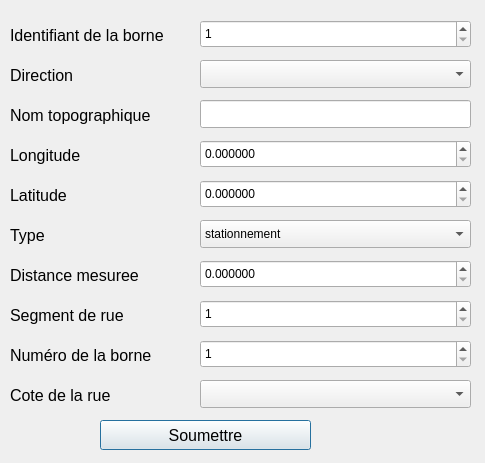
<?xml version="1.0" encoding="UTF-8"?>
<ui version="4.0">
 <class>AjouterBorneStationnementInterface</class>
 <widget class="QDialog" name="AjouterBorneStationnementInterface">
  <property name="geometry">
   <rect>
    <x>0</x>
    <y>0</y>
    <width>485</width>
    <height>463</height>
   </rect>
  </property>
  <property name="windowTitle">
   <string>Ajouter Borne de Stationnement </string>
  </property>
  <widget class="QLabel" name="lbIdentifiant">
   <property name="geometry">
    <rect>
     <x>10</x>
     <y>20</y>
     <width>171</width>
     <height>31</height>
    </rect>
   </property>
   <property name="text">
    <string>&lt;html&gt;&lt;head/&gt;&lt;body&gt;&lt;p&gt;&lt;span style=&quot; font-size:12pt;&quot;&gt;Identifiant de la borne&lt;/span&gt;&lt;/p&gt;&lt;/body&gt;&lt;/html&gt;</string>
   </property>
  </widget>
  <widget class="QSpinBox" name="txtIdentifiant">
   <property name="geometry">
    <rect>
     <x>200</x>
     <y>20</y>
     <width>271</width>
     <height>28</height>
    </rect>
   </property>
   <property name="minimum">
    <number>1</number>
   </property>
   <property name="maximum">
    <number>1000000000</number>
   </property>
  </widget>
  <widget class="QLabel" name="lbDirection">
   <property name="geometry">
    <rect>
     <x>10</x>
     <y>60</y>
     <width>171</width>
     <height>31</height>
    </rect>
   </property>
   <property name="text">
    <string>&lt;html&gt;&lt;head/&gt;&lt;body&gt;&lt;p&gt;&lt;span style=&quot; font-size:12pt;&quot;&gt;Direction&lt;/span&gt;&lt;/p&gt;&lt;/body&gt;&lt;/html&gt;</string>
   </property>
  </widget>
  <widget class="QLabel" name="lbNomTopo">
   <property name="geometry">
    <rect>
     <x>10</x>
     <y>100</y>
     <width>171</width>
     <height>31</height>
    </rect>
   </property>
   <property name="text">
    <string>&lt;html&gt;&lt;head/&gt;&lt;body&gt;&lt;p&gt;&lt;span style=&quot; font-size:12pt;&quot;&gt;Nom topographique&lt;/span&gt;&lt;/p&gt;&lt;/body&gt;&lt;/html&gt;</string>
   </property>
  </widget>
  <widget class="QLabel" name="lbLongitude">
   <property name="geometry">
    <rect>
     <x>10</x>
     <y>140</y>
     <width>171</width>
     <height>31</height>
    </rect>
   </property>
   <property name="text">
    <string>&lt;html&gt;&lt;head/&gt;&lt;body&gt;&lt;p&gt;&lt;span style=&quot; font-size:12pt;&quot;&gt;Longitude&lt;/span&gt;&lt;/p&gt;&lt;/body&gt;&lt;/html&gt;</string>
   </property>
  </widget>
  <widget class="QLabel" name="lbLatitude">
   <property name="geometry">
    <rect>
     <x>10</x>
     <y>180</y>
     <width>171</width>
     <height>31</height>
    </rect>
   </property>
   <property name="text">
    <string>&lt;html&gt;&lt;head/&gt;&lt;body&gt;&lt;p&gt;&lt;span style=&quot; font-size:12pt;&quot;&gt;Latitude&lt;/span&gt;&lt;/p&gt;&lt;/body&gt;&lt;/html&gt;</string>
   </property>
  </widget>
  <widget class="QComboBox" name="comboDirection">
   <property name="geometry">
    <rect>
     <x>200</x>
     <y>60</y>
     <width>271</width>
     <height>28</height>
    </rect>
   </property>
   <item>
    <property name="text">
     <string/>
    </property>
   </item>
   <item>
    <property name="text">
     <string>Nord</string>
    </property>
   </item>
   <item>
    <property name="text">
     <string>Sud</string>
    </property>
   </item>
   <item>
    <property name="text">
     <string>Est</string>
    </property>
   </item>
   <item>
    <property name="text">
     <string>Ouest</string>
    </property>
   </item>
   <item>
    <property name="text">
     <string>null</string>
    </property>
   </item>
  </widget>
  <widget class="QLabel" name="lbType">
   <property name="geometry">
    <rect>
     <x>10</x>
     <y>220</y>
     <width>171</width>
     <height>31</height>
    </rect>
   </property>
   <property name="text">
    <string>&lt;html&gt;&lt;head/&gt;&lt;body&gt;&lt;p&gt;&lt;span style=&quot; font-size:12pt;&quot;&gt;Type&lt;/span&gt;&lt;/p&gt;&lt;/body&gt;&lt;/html&gt;</string>
   </property>
  </widget>
  <widget class="QLabel" name="lbDistance">
   <property name="geometry">
    <rect>
     <x>10</x>
     <y>260</y>
     <width>171</width>
     <height>31</height>
    </rect>
   </property>
   <property name="text">
    <string>&lt;html&gt;&lt;head/&gt;&lt;body&gt;&lt;p&gt;&lt;span style=&quot; font-size:12pt;&quot;&gt;Distance mesuree&lt;/span&gt;&lt;/p&gt;&lt;/body&gt;&lt;/html&gt;</string>
   </property>
  </widget>
  <widget class="QLabel" name="lbNumBorne">
   <property name="geometry">
    <rect>
     <x>10</x>
     <y>340</y>
     <width>171</width>
     <height>31</height>
    </rect>
   </property>
   <property name="text">
    <string>&lt;html&gt;&lt;head/&gt;&lt;body&gt;&lt;p&gt;&lt;span style=&quot; font-size:12pt;&quot;&gt;Numéro de la borne&lt;/span&gt;&lt;/p&gt;&lt;/body&gt;&lt;/html&gt;</string>
   </property>
  </widget>
  <widget class="QLabel" name="lbSegment">
   <property name="geometry">
    <rect>
     <x>10</x>
     <y>300</y>
     <width>171</width>
     <height>31</height>
    </rect>
   </property>
   <property name="text">
    <string>&lt;html&gt;&lt;head/&gt;&lt;body&gt;&lt;p&gt;&lt;span style=&quot; font-size:12pt;&quot;&gt;Segment de rue&lt;/span&gt;&lt;/p&gt;&lt;/body&gt;&lt;/html&gt;</string>
   </property>
  </widget>
  <widget class="QLabel" name="lbCote">
   <property name="geometry">
    <rect>
     <x>10</x>
     <y>380</y>
     <width>171</width>
     <height>31</height>
    </rect>
   </property>
   <property name="text">
    <string>&lt;html&gt;&lt;head/&gt;&lt;body&gt;&lt;p&gt;&lt;span style=&quot; font-size:12pt;&quot;&gt;Cote de la rue&lt;/span&gt;&lt;/p&gt;&lt;/body&gt;&lt;/html&gt;</string>
   </property>
  </widget>
  <widget class="QLineEdit" name="txtNomTopo">
   <property name="geometry">
    <rect>
     <x>200</x>
     <y>100</y>
     <width>271</width>
     <height>28</height>
    </rect>
   </property>
  </widget>
  <widget class="QDoubleSpinBox" name="txtLongitude">
   <property name="geometry">
    <rect>
     <x>200</x>
     <y>140</y>
     <width>271</width>
     <height>28</height>
    </rect>
   </property>
   <property name="decimals">
    <number>6</number>
   </property>
   <property name="maximum">
    <double>1000000000000.000000000000000</double>
   </property>
  </widget>
  <widget class="QDoubleSpinBox" name="txtLatitude">
   <property name="geometry">
    <rect>
     <x>200</x>
     <y>180</y>
     <width>271</width>
     <height>28</height>
    </rect>
   </property>
   <property name="decimals">
    <number>6</number>
   </property>
   <property name="maximum">
    <double>1000000000000.000000000000000</double>
   </property>
  </widget>
  <widget class="QComboBox" name="comboType">
   <property name="geometry">
    <rect>
     <x>200</x>
     <y>220</y>
     <width>271</width>
     <height>28</height>
    </rect>
   </property>
   <item>
    <property name="text">
     <string>stationnement</string>
    </property>
   </item>
   <item>
    <property name="text">
     <string>paiement</string>
    </property>
   </item>
  </widget>
  <widget class="QDoubleSpinBox" name="txtDistance">
   <property name="geometry">
    <rect>
     <x>200</x>
     <y>260</y>
     <width>271</width>
     <height>28</height>
    </rect>
   </property>
   <property name="decimals">
    <number>6</number>
   </property>
   <property name="maximum">
    <double>10000000000.000000000000000</double>
   </property>
  </widget>
  <widget class="QSpinBox" name="txtSegment">
   <property name="geometry">
    <rect>
     <x>200</x>
     <y>300</y>
     <width>271</width>
     <height>28</height>
    </rect>
   </property>
   <property name="minimum">
    <number>1</number>
   </property>
   <property name="maximum">
    <number>1000000000</number>
   </property>
  </widget>
  <widget class="QSpinBox" name="txtNumBorne">
   <property name="geometry">
    <rect>
     <x>200</x>
     <y>340</y>
     <width>271</width>
     <height>28</height>
    </rect>
   </property>
   <property name="minimum">
    <number>1</number>
   </property>
   <property name="maximum">
    <number>9999</number>
   </property>
  </widget>
  <widget class="QComboBox" name="comboCote">
   <property name="geometry">
    <rect>
     <x>200</x>
     <y>380</y>
     <width>271</width>
     <height>28</height>
    </rect>
   </property>
   <item>
    <property name="text">
     <string/>
    </property>
   </item>
   <item>
    <property name="text">
     <string>Nord</string>
    </property>
   </item>
   <item>
    <property name="text">
     <string>Sud</string>
    </property>
   </item>
   <item>
    <property name="text">
     <string>Est</string>
    </property>
   </item>
   <item>
    <property name="text">
     <string>Ouest</string>
    </property>
   </item>
   <item>
    <property name="text">
     <string>null</string>
    </property>
   </item>
  </widget>
  <widget class="QPushButton" name="btnSoumettre">
   <property name="geometry">
    <rect>
     <x>100</x>
     <y>420</y>
     <width>211</width>
     <height>30</height>
    </rect>
   </property>
   <property name="font">
    <font>
     <pointsize>12</pointsize>
    </font>
   </property>
   <property name="text">
    <string>Soumettre</string>
   </property>
  </widget>
 </widget>
 <resources/>
 <connections>
  <connection>
   <sender>btnSoumettre</sender>
   <signal>clicked()</signal>
   <receiver>AjouterBorneStationnementInterface</receiver>
   <slot>validerChamps()</slot>
   <hints>
    <hint type="sourcelabel">
     <x>205</x>
     <y>434</y>
    </hint>
    <hint type="destinationlabel">
     <x>242</x>
     <y>231</y>
    </hint>
   </hints>
  </connection>
 </connections>
 <slots>
  <slot>validerChamps()</slot>
 </slots>
</ui>
